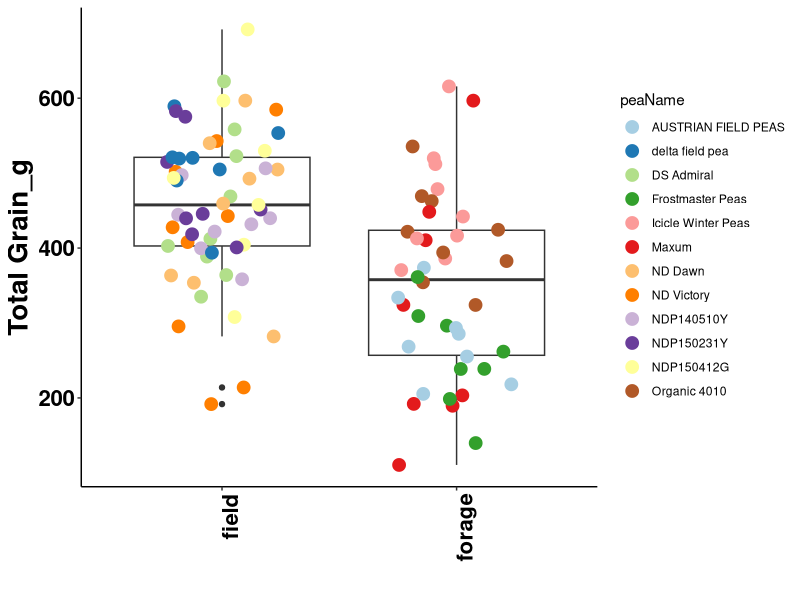
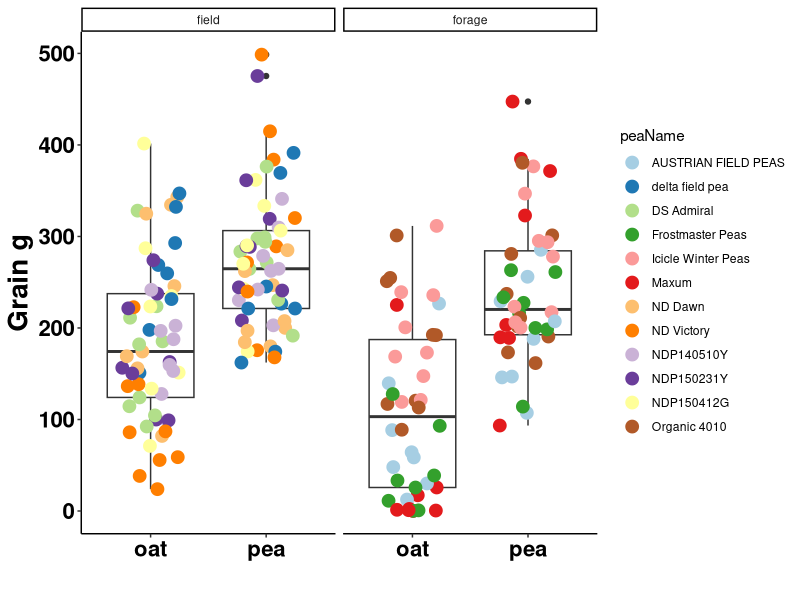
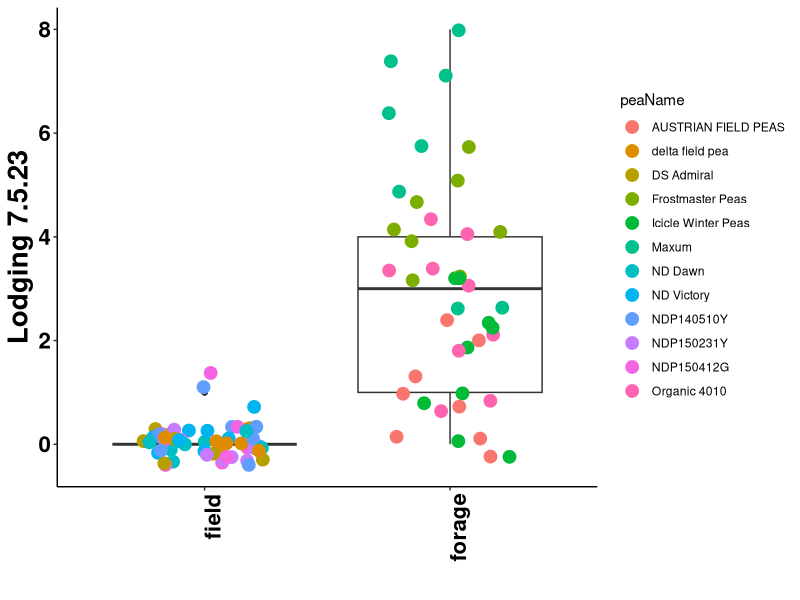
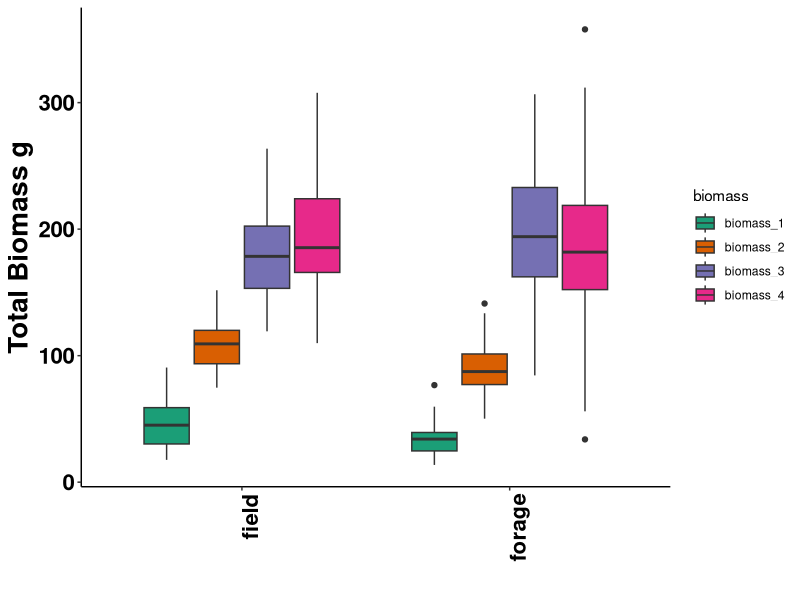
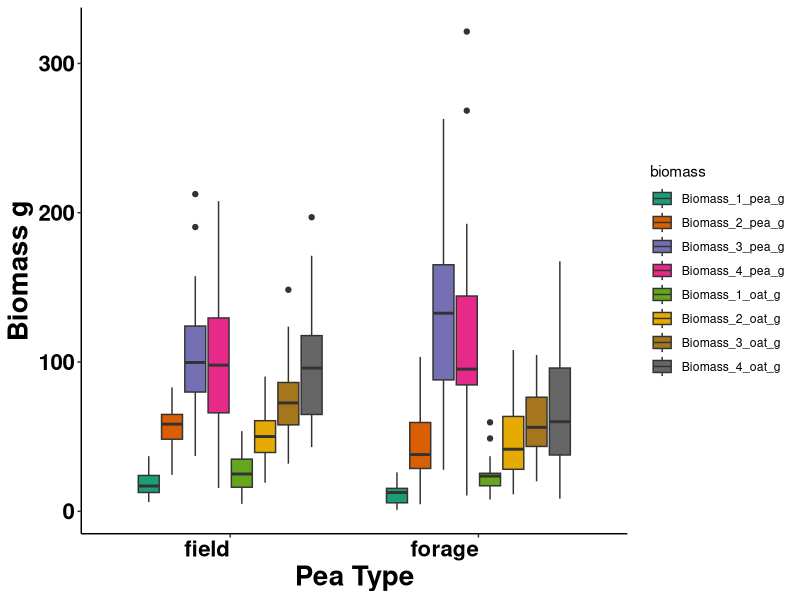
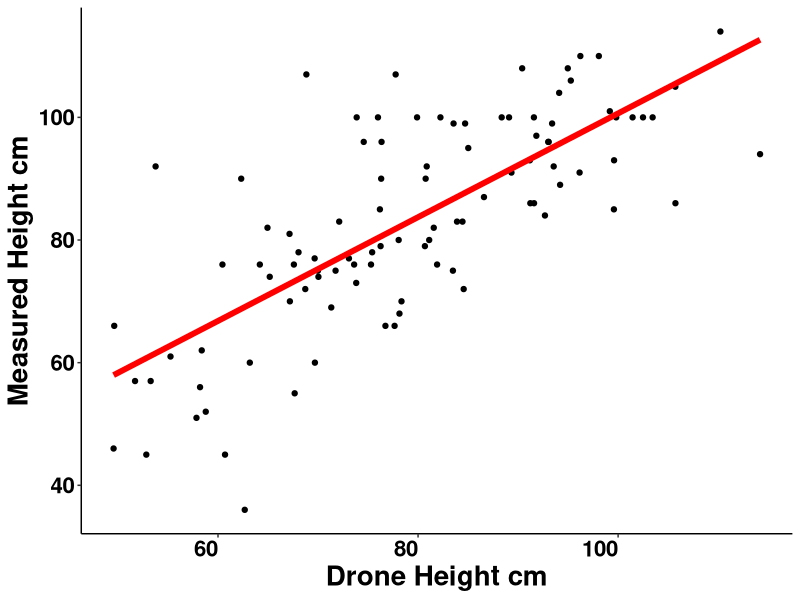

These figures' R source, in order:
## ---- chunk 1
knitr::opts_chunk$set(echo = TRUE,warning = FALSE, message = FALSE)
## ---- chunk 2
library(RColorBrewer)
library(tidyverse)
library(readxl)

## ---- chunk 3
diversity <- read_excel("data/2023_oat_pea_data.xlsx", 
                      sheet = "diversity")
## ---- chunk 4

diversity %>% 
  select(plot_number,`pea_type`,`Lodging_7.5.23`,peaName,pea_grain_g,oat_grain_g) %>% 
  filter(plot_number != "27") %>% 
  mutate(lodging = as.numeric(`Lodging_7.5.23`)) %>% 
  mutate(total_grain = (oat_grain_g + pea_grain_g))%>%
  ggplot(aes(`pea_type`,`total_grain`))+
  geom_boxplot() +
  geom_jitter(aes(`pea_type`,`total_grain`,color=peaName),width = 0.25,size=4)+
  xlab("")+
  ylab("Total Grain_g")+
  scale_color_brewer(palette="Paired")+
  theme_classic()+
  theme(axis.text.x=element_text(angle = 90, hjust = 1))+
  theme(axis.text=element_text(size=20), axis.title=element_text(size=20,face="bold"))+
  theme(axis.text.x = element_text(face = "bold", color = "black", size = 16))+
  theme(axis.text.y = element_text(face = "bold", color = "black", size = 16))

## ---- chunk 5


diversity %>% 
  select(plot_number,`pea_type`,`Lodging_7.5.23`,peaName,pea_grain_g,oat_grain_g) %>% 
  filter(plot_number != "27") %>% 
  mutate(lodging = as.numeric(`Lodging_7.5.23`)) %>% 
  mutate(total_grain = (oat_grain_g + pea_grain_g))%>%
  pivot_longer(pea_grain_g:oat_grain_g, 
               names_to = "grain_type", values_to = "grain_g") %>% 
  mutate(grain_type = str_sub(grain_type, 1,3 )) %>% 
  
  
  ggplot(aes(`grain_type`,`grain_g`))+
  geom_boxplot() +
  geom_jitter(aes(`grain_type`,`grain_g`,color=peaName),width = 0.25,size=4)+
  xlab("")+
  ylab("Grain g")+
  scale_color_brewer(palette="Paired")+
  theme_classic()+
  theme(axis.text.x=element_text(angle = 0, hjust = .5))+
  theme(axis.text=element_text(size=20), axis.title=element_text(size=20,face="bold"))+
  theme(axis.text.x = element_text(face = "bold", color = "black", size = 16))+
  theme(axis.text.y = element_text(face = "bold", color = "black", size = 16))+
  facet_wrap(~pea_type)

## ---- chunk 6

diversity %>% 
  select(plot_number,`pea_type`,`Lodging_7.5.23`,peaName,pea_grain_g,oat_grain_g) %>% 
  filter(plot_number != "27") %>% 
  mutate(lodging = as.numeric(`Lodging_7.5.23`)) %>% 
  ggplot(aes(`pea_type`,`lodging`))+
  geom_boxplot() +
  geom_jitter(aes(`pea_type`,`lodging`,color=peaName),width = 0.25,size=4)+
  xlab("")+
  ylab("Lodging 7.5.23")+
  scale_fill_brewer(palette="Dark2")+
  theme_classic()+
  theme(axis.text.x=element_text(angle = 90, hjust = 1))+
  theme(axis.text=element_text(size=20), axis.title=element_text(size=20,face="bold"))+
  theme(axis.text.x = element_text(face = "bold", color = "black", size = 16))+
  theme(axis.text.y = element_text(face = "bold", color = "black", size = 16))




## ---- chunk 7

diversity %>% 
  select(plot_number,`pea_type`,peaName,pea_grain_g,oat_grain_g,
         Biomass_1_pea_g,Biomass_1_oat_g,
         Biomass_2_pea_g,Biomass_2_oat_g,
         Biomass_3_pea_g,Biomass_3_oat_g,
         Biomass_4_pea_g,Biomass_4_oat_g) %>% 
  mutate(biomass_1 = (Biomass_1_pea_g + Biomass_1_oat_g)) %>% 
  mutate(biomass_2 = (Biomass_2_pea_g + Biomass_2_oat_g)) %>%
  mutate(biomass_3 = (Biomass_3_pea_g + Biomass_3_oat_g)) %>%
  mutate(biomass_4 = (Biomass_4_pea_g + Biomass_4_oat_g)) %>% 
  select(`pea_type`,peaName,biomass_1,biomass_2,biomass_3,biomass_4) %>% 
  pivot_longer(biomass_1:biomass_4, names_to = "biomass", values_to = "biomass_g") %>% 
  ggplot(aes(`pea_type`,`biomass_g`,fill=biomass))+
  geom_boxplot() +
  xlab("")+
  ylab("Total Biomass g")+
  scale_fill_brewer(palette="Dark2")+
  theme_classic()+
  theme(axis.text.x=element_text(angle = 90, hjust = 1))+
  theme(axis.text=element_text(size=20), axis.title=element_text(size=20,face="bold"))+
  theme(axis.text.x = element_text(face = "bold", color = "black", size = 16))+
  theme(axis.text.y = element_text(face = "bold", color = "black", size = 16))




## ---- chunk 8

diversity %>% 
  select(plot_number,`pea_type`,peaName,pea_grain_g,oat_grain_g,
         Biomass_1_pea_g,Biomass_1_oat_g,
         Biomass_2_pea_g,Biomass_2_oat_g,
         Biomass_3_pea_g,Biomass_3_oat_g,
         Biomass_4_pea_g,Biomass_4_oat_g) %>% 
  mutate(biomass_1 = (Biomass_1_pea_g + Biomass_1_oat_g)) %>% 
  mutate(biomass_2 = (Biomass_2_pea_g + Biomass_2_oat_g)) %>%
  mutate(biomass_3 = (Biomass_3_pea_g + Biomass_3_oat_g)) %>%
  mutate(biomass_4 = (Biomass_4_pea_g + Biomass_4_oat_g)) %>% 
  select(`pea_type`,peaName,Biomass_1_pea_g,Biomass_1_oat_g,
         Biomass_2_pea_g,Biomass_2_oat_g,
         Biomass_3_pea_g,Biomass_3_oat_g,
         Biomass_4_pea_g,Biomass_4_oat_g) %>% 
  pivot_longer(Biomass_1_pea_g:Biomass_4_oat_g, names_to = "biomass", 
               values_to = "biomass_g") %>% 
  mutate(biomass = as.factor(biomass)) %>% 
  mutate(biomass = fct_relevel(biomass, "Biomass_1_pea_g",
                        "Biomass_2_pea_g","Biomass_3_pea_g","Biomass_4_pea_g",
                        "Biomass_1_oat_g","Biomass_2_oat_g",
                        "Biomass_3_oat_g",
                        "Biomass_4_oat_g")) %>%
  
  ggplot(aes(`pea_type`,`biomass_g`,fill=biomass))+
  geom_boxplot() +
  xlab("Pea Type")+
  ylab("Biomass g")+
  scale_fill_brewer(palette="Dark2")+
  theme_classic()+
  theme(axis.text.x=element_text(angle = 0, hjust = 1))+
  theme(axis.text=element_text(size=20), axis.title=element_text(size=20,face="bold"))+
  theme(axis.text.x = element_text(face = "bold", color = "black", size = 16))+
  theme(axis.text.y = element_text(face = "bold", color = "black", size = 16))




## ---- chunk 9

  
diversity %>% 
  select(plot_number,`pea_type`,`Lodging_7.5.23`,peaName,pea_grain_g,
         oat_grain_g,`2023_8_1_heightmean`,max_height_7.27.23) %>% 
  filter(plot_number != "27") %>% 
  mutate(lodging = as.numeric(`Lodging_7.5.23`)) %>% 
  mutate(total_grain = (oat_grain_g + pea_grain_g)) %>% 
  mutate(`2023_8_1_heightmean`= (`2023_8_1_heightmean`*100)) %>% 
  ggplot(aes(`2023_8_1_heightmean`,max_height_7.27.23)) +
  geom_point() +
  geom_smooth(method=lm,se=FALSE, col='red', size=2)+
  xlab("Drone Height cm")+
  ylab("Measured Height cm")+
  scale_fill_brewer(palette="Dark2")+
  theme_classic()+
  theme(axis.text.x=element_text(angle = 0, hjust = 1))+
  theme(axis.text=element_text(size=20), axis.title=element_text(size=20,face="bold"))+
  theme(axis.text.x = element_text(face = "bold", color = "black", size = 16))+
  theme(axis.text.y = element_text(face = "bold", color = "black", size = 16))
  



## ---- chunk 10




